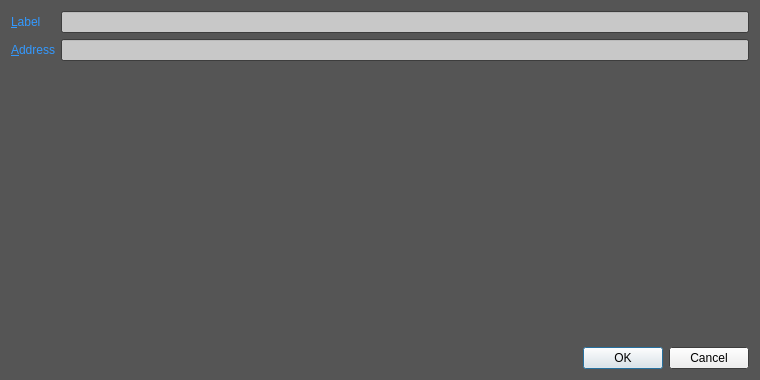
<?xml version="1.0" encoding="UTF-8"?>
<ui version="4.0">
 <class>EditAddressDialog</class>
 <widget class="QDialog" name="EditAddressDialog">
  <property name="geometry">
   <rect>
    <x>0</x>
    <y>0</y>
    <width>760</width>
    <height>380</height>
   </rect>
  </property>
  <property name="palette">
   <palette>
    <active>
     <colorrole role="WindowText">
      <brush brushstyle="SolidPattern">
       <color alpha="255">
        <red>51</red>
        <green>153</green>
        <blue>255</blue>
       </color>
      </brush>
     </colorrole>
     <colorrole role="Base">
      <brush brushstyle="SolidPattern">
       <color alpha="255">
        <red>200</red>
        <green>200</green>
        <blue>200</blue>
       </color>
      </brush>
     </colorrole>
     <colorrole role="Window">
      <brush brushstyle="SolidPattern">
       <color alpha="255">
        <red>85</red>
        <green>85</green>
        <blue>85</blue>
       </color>
      </brush>
     </colorrole>
    </active>
    <inactive>
     <colorrole role="WindowText">
      <brush brushstyle="SolidPattern">
       <color alpha="255">
        <red>51</red>
        <green>153</green>
        <blue>255</blue>
       </color>
      </brush>
     </colorrole>
     <colorrole role="Base">
      <brush brushstyle="SolidPattern">
       <color alpha="255">
        <red>200</red>
        <green>200</green>
        <blue>200</blue>
       </color>
      </brush>
     </colorrole>
     <colorrole role="Window">
      <brush brushstyle="SolidPattern">
       <color alpha="255">
        <red>85</red>
        <green>85</green>
        <blue>85</blue>
       </color>
      </brush>
     </colorrole>
    </inactive>
    <disabled>
     <colorrole role="WindowText">
      <brush brushstyle="SolidPattern">
       <color alpha="255">
        <red>120</red>
        <green>120</green>
        <blue>120</blue>
       </color>
      </brush>
     </colorrole>
     <colorrole role="Base">
      <brush brushstyle="SolidPattern">
       <color alpha="255">
        <red>85</red>
        <green>85</green>
        <blue>85</blue>
       </color>
      </brush>
     </colorrole>
     <colorrole role="Window">
      <brush brushstyle="SolidPattern">
       <color alpha="255">
        <red>85</red>
        <green>85</green>
        <blue>85</blue>
       </color>
      </brush>
     </colorrole>
    </disabled>
   </palette>
  </property>
  <property name="windowTitle">
   <string>Edit Address</string>
  </property>
  <layout class="QVBoxLayout" name="verticalLayout">
   <item>
    <layout class="QFormLayout" name="formLayout">
     <property name="fieldGrowthPolicy">
      <enum>QFormLayout::AllNonFixedFieldsGrow</enum>
     </property>
     <item row="0" column="0">
      <widget class="QLabel" name="label">
       <property name="text">
        <string>&amp;Label</string>
       </property>
       <property name="buddy">
        <cstring>labelEdit</cstring>
       </property>
      </widget>
     </item>
     <item row="0" column="1">
      <widget class="QLineEdit" name="labelEdit">
       <property name="toolTip">
        <string>The label associated with this address book entry</string>
       </property>
      </widget>
     </item>
     <item row="1" column="0">
      <widget class="QLabel" name="label_2">
       <property name="text">
        <string>&amp;Address</string>
       </property>
       <property name="buddy">
        <cstring>addressEdit</cstring>
       </property>
      </widget>
     </item>
     <item row="1" column="1">
      <widget class="QLineEdit" name="addressEdit">
       <property name="toolTip">
        <string>The address associated with this address book entry. This can only be modified for sending addresses.</string>
       </property>
      </widget>
     </item>
    </layout>
   </item>
   <item>
    <widget class="QDialogButtonBox" name="buttonBox">
     <property name="orientation">
      <enum>Qt::Horizontal</enum>
     </property>
     <property name="standardButtons">
      <set>QDialogButtonBox::Cancel|QDialogButtonBox::Ok</set>
     </property>
    </widget>
   </item>
  </layout>
 </widget>
 <resources/>
 <connections>
  <connection>
   <sender>buttonBox</sender>
   <signal>accepted()</signal>
   <receiver>EditAddressDialog</receiver>
   <slot>accept()</slot>
   <hints>
    <hint type="sourcelabel">
     <x>248</x>
     <y>254</y>
    </hint>
    <hint type="destinationlabel">
     <x>157</x>
     <y>274</y>
    </hint>
   </hints>
  </connection>
  <connection>
   <sender>buttonBox</sender>
   <signal>rejected()</signal>
   <receiver>EditAddressDialog</receiver>
   <slot>reject()</slot>
   <hints>
    <hint type="sourcelabel">
     <x>316</x>
     <y>260</y>
    </hint>
    <hint type="destinationlabel">
     <x>286</x>
     <y>274</y>
    </hint>
   </hints>
  </connection>
 </connections>
</ui>
